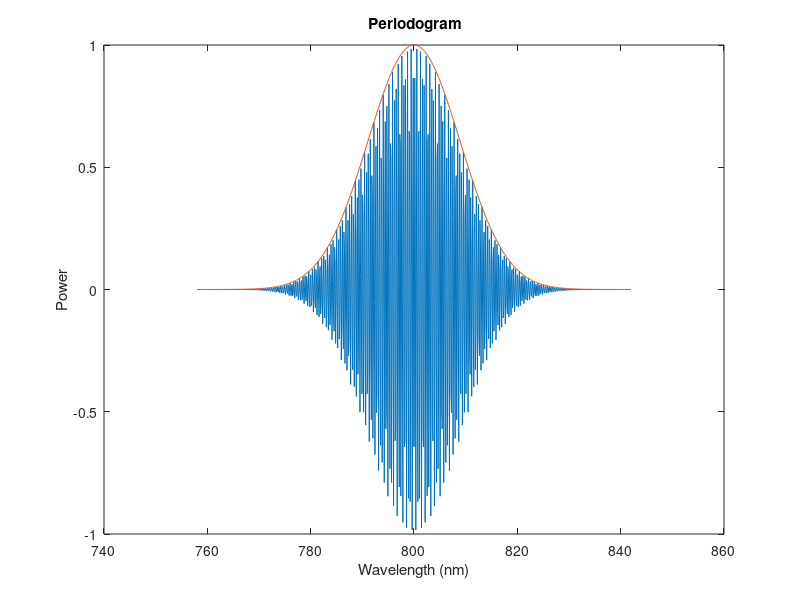
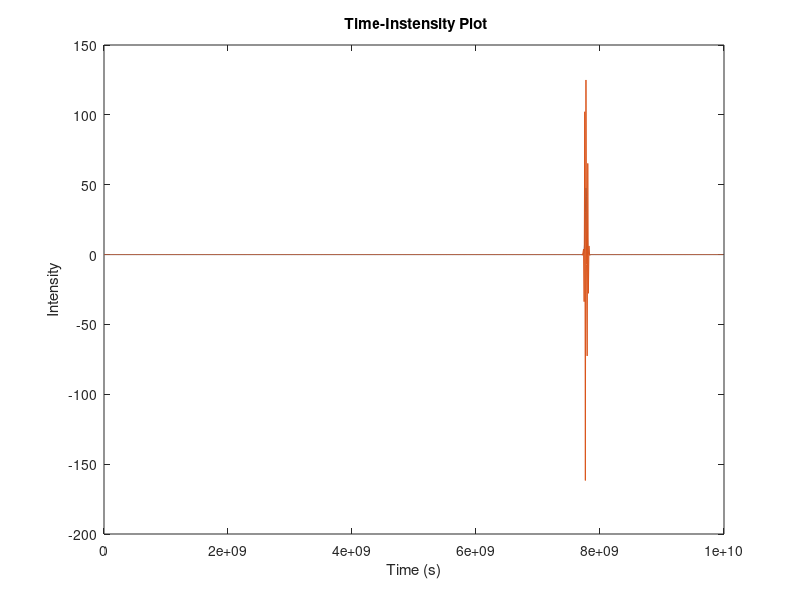

These figures' MATLAB source, in order:
clear all
fs = 1e+10;                          % frequency
% t = 0:1/fs:10-1/fs;                
% x = (1.3)*sin(2*pi*15*t) ...       
%   + (1.7)*sin(2*pi*40*(t-2)) ...   
%   + (2.5)*randn(size(t));          
lambda = 800;                 
lambda = lambda*1e-9;         
bandw=21;
bandw = bandw*1e-9;           
c = 299792458;                
ph = 0;                       
wc = (2.*pi*c)/lambda;        
FWHM1 = 1e15*(lambda^2)/(c*bandw);  
offset = lambda - 2.*bandw;
start=0;
stop=4*bandw;
N=(stop-start)*fs;
w=linspace(start,stop,N);
w0=(stop-start)/2;
gau=exp(-4*log(2.)*((w-w0)/bandw).^2).*exp(1i*(wc*(w-w0)+ph));
ww = (w+offset)*1e9;                      
figure(1)
plot(ww,real(gau),ww,abs(gau))
xlabel('Wavelength (nm)')
ylabel('Power')
title('{\bf Periodogram}')
hold on
m = length(gau);          % Window
n = pow2(nextpow2(m));  % Transform
y = n*ifftshift(ifft(gau,n)); % DFT
t = (0:n-1)*(fs/n);     % Frequency
power = y.*conj(y)/n;   % Power 
figure(2)
plot(t,power,t,real(y))
xlabel('Time (s)')
ylabel('Intensity')
title('{\bf Time-Instensity Plot}')
hold on